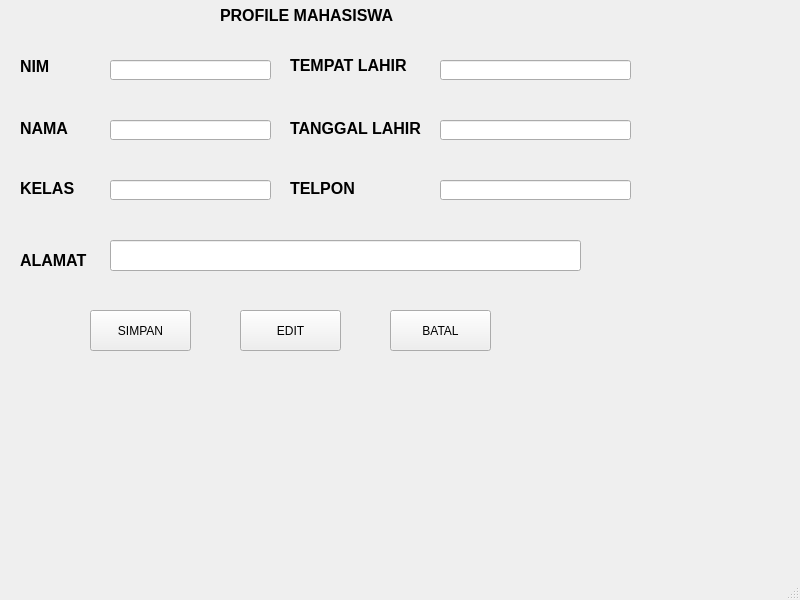
<?xml version="1.0" encoding="UTF-8"?>
<ui version="4.0">
 <class>MainWindow</class>
 <widget class="QMainWindow" name="MainWindow">
  <property name="geometry">
   <rect>
    <x>0</x>
    <y>0</y>
    <width>800</width>
    <height>600</height>
   </rect>
  </property>
  <property name="windowTitle">
   <string>MainWindow</string>
  </property>
  <widget class="QWidget" name="centralwidget">
   <widget class="QLabel" name="label">
    <property name="geometry">
     <rect>
      <x>20</x>
      <y>60</y>
      <width>47</width>
      <height>13</height>
     </rect>
    </property>
    <property name="font">
     <font>
      <family>Arial</family>
      <pointsize>12</pointsize>
      <weight>75</weight>
      <bold>true</bold>
     </font>
    </property>
    <property name="text">
     <string>NIM</string>
    </property>
   </widget>
   <widget class="QLabel" name="label_2">
    <property name="geometry">
     <rect>
      <x>20</x>
      <y>120</y>
      <width>51</width>
      <height>16</height>
     </rect>
    </property>
    <property name="font">
     <font>
      <family>Arial</family>
      <pointsize>12</pointsize>
      <weight>75</weight>
      <bold>true</bold>
     </font>
    </property>
    <property name="text">
     <string>NAMA</string>
    </property>
   </widget>
   <widget class="QLabel" name="label_3">
    <property name="geometry">
     <rect>
      <x>20</x>
      <y>180</y>
      <width>61</width>
      <height>16</height>
     </rect>
    </property>
    <property name="font">
     <font>
      <family>Arial</family>
      <pointsize>12</pointsize>
      <weight>75</weight>
      <bold>true</bold>
     </font>
    </property>
    <property name="text">
     <string>KELAS</string>
    </property>
   </widget>
   <widget class="QLabel" name="label_4">
    <property name="geometry">
     <rect>
      <x>290</x>
      <y>50</y>
      <width>121</width>
      <height>31</height>
     </rect>
    </property>
    <property name="font">
     <font>
      <family>Arial</family>
      <pointsize>12</pointsize>
      <weight>75</weight>
      <bold>true</bold>
     </font>
    </property>
    <property name="text">
     <string>TEMPAT LAHIR</string>
    </property>
   </widget>
   <widget class="QLabel" name="label_5">
    <property name="geometry">
     <rect>
      <x>290</x>
      <y>120</y>
      <width>141</width>
      <height>16</height>
     </rect>
    </property>
    <property name="font">
     <font>
      <family>Arial</family>
      <pointsize>12</pointsize>
      <weight>75</weight>
      <bold>true</bold>
     </font>
    </property>
    <property name="text">
     <string>TANGGAL LAHIR</string>
    </property>
   </widget>
   <widget class="QLabel" name="label_6">
    <property name="geometry">
     <rect>
      <x>290</x>
      <y>180</y>
      <width>71</width>
      <height>16</height>
     </rect>
    </property>
    <property name="font">
     <font>
      <family>Arial</family>
      <pointsize>12</pointsize>
      <weight>75</weight>
      <bold>true</bold>
     </font>
    </property>
    <property name="text">
     <string>TELPON</string>
    </property>
   </widget>
   <widget class="QLabel" name="label_7">
    <property name="geometry">
     <rect>
      <x>20</x>
      <y>250</y>
      <width>71</width>
      <height>21</height>
     </rect>
    </property>
    <property name="font">
     <font>
      <family>Arial</family>
      <pointsize>12</pointsize>
      <weight>75</weight>
      <bold>true</bold>
     </font>
    </property>
    <property name="text">
     <string>ALAMAT</string>
    </property>
   </widget>
   <widget class="QLineEdit" name="lineEdit">
    <property name="geometry">
     <rect>
      <x>110</x>
      <y>60</y>
      <width>161</width>
      <height>20</height>
     </rect>
    </property>
    <property name="font">
     <font>
      <family>Arial</family>
      <pointsize>12</pointsize>
     </font>
    </property>
   </widget>
   <widget class="QLineEdit" name="lineEdit_2">
    <property name="geometry">
     <rect>
      <x>110</x>
      <y>120</y>
      <width>161</width>
      <height>20</height>
     </rect>
    </property>
    <property name="font">
     <font>
      <family>Arial</family>
      <pointsize>12</pointsize>
     </font>
    </property>
   </widget>
   <widget class="QLineEdit" name="lineEdit_3">
    <property name="geometry">
     <rect>
      <x>110</x>
      <y>180</y>
      <width>161</width>
      <height>20</height>
     </rect>
    </property>
    <property name="font">
     <font>
      <family>Arial</family>
      <pointsize>12</pointsize>
     </font>
    </property>
   </widget>
   <widget class="QLineEdit" name="lineEdit_4">
    <property name="geometry">
     <rect>
      <x>440</x>
      <y>60</y>
      <width>191</width>
      <height>20</height>
     </rect>
    </property>
    <property name="font">
     <font>
      <family>Arial</family>
      <pointsize>12</pointsize>
     </font>
    </property>
   </widget>
   <widget class="QLineEdit" name="lineEdit_5">
    <property name="geometry">
     <rect>
      <x>440</x>
      <y>120</y>
      <width>191</width>
      <height>20</height>
     </rect>
    </property>
    <property name="font">
     <font>
      <family>Arial</family>
      <pointsize>12</pointsize>
     </font>
    </property>
   </widget>
   <widget class="QLineEdit" name="lineEdit_6">
    <property name="geometry">
     <rect>
      <x>440</x>
      <y>180</y>
      <width>191</width>
      <height>20</height>
     </rect>
    </property>
    <property name="font">
     <font>
      <family>Arial</family>
      <pointsize>12</pointsize>
     </font>
    </property>
   </widget>
   <widget class="QLabel" name="label_8">
    <property name="geometry">
     <rect>
      <x>220</x>
      <y>0</y>
      <width>191</width>
      <height>31</height>
     </rect>
    </property>
    <property name="font">
     <font>
      <family>Arial</family>
      <pointsize>12</pointsize>
      <weight>75</weight>
      <bold>true</bold>
     </font>
    </property>
    <property name="text">
     <string>PROFILE MAHASISWA</string>
    </property>
   </widget>
   <widget class="QLineEdit" name="lineEdit_7">
    <property name="geometry">
     <rect>
      <x>110</x>
      <y>240</y>
      <width>471</width>
      <height>31</height>
     </rect>
    </property>
   </widget>
   <widget class="QPushButton" name="pushButton">
    <property name="geometry">
     <rect>
      <x>90</x>
      <y>310</y>
      <width>101</width>
      <height>41</height>
     </rect>
    </property>
    <property name="text">
     <string>SIMPAN</string>
    </property>
   </widget>
   <widget class="QPushButton" name="pushButton_2">
    <property name="geometry">
     <rect>
      <x>240</x>
      <y>310</y>
      <width>101</width>
      <height>41</height>
     </rect>
    </property>
    <property name="text">
     <string>EDIT</string>
    </property>
   </widget>
   <widget class="QPushButton" name="pushButton_3">
    <property name="geometry">
     <rect>
      <x>390</x>
      <y>310</y>
      <width>101</width>
      <height>41</height>
     </rect>
    </property>
    <property name="text">
     <string>BATAL</string>
    </property>
   </widget>
  </widget>
  <widget class="QMenuBar" name="menubar">
   <property name="geometry">
    <rect>
     <x>0</x>
     <y>0</y>
     <width>800</width>
     <height>21</height>
    </rect>
   </property>
  </widget>
  <widget class="QStatusBar" name="statusbar"/>
 </widget>
 <resources/>
 <connections/>
</ui>
